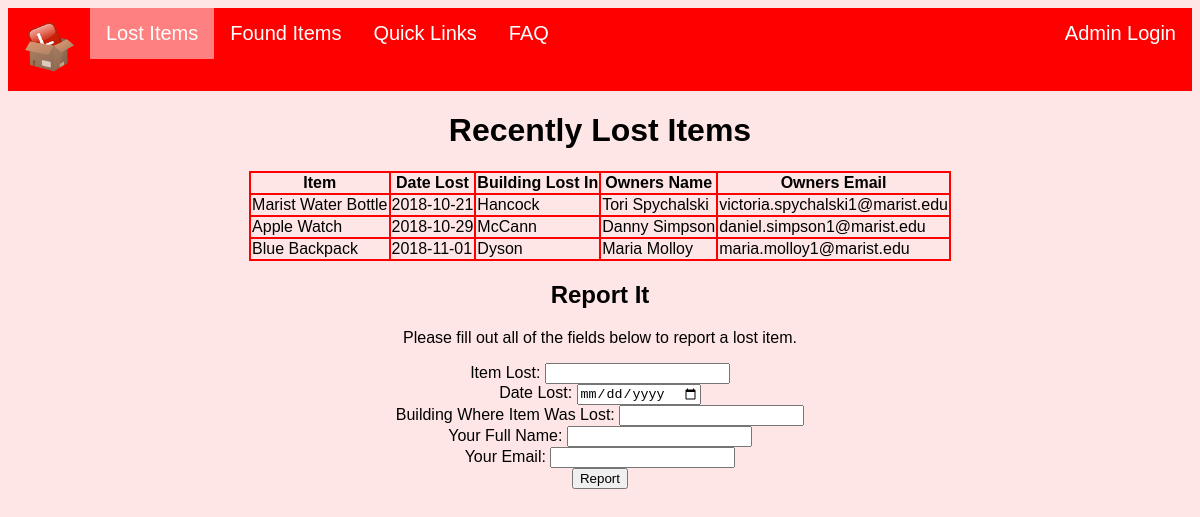
Page /users/lost.php on the committed database.
### tables this page shows
CREATE TABLE lostItems_t
(   ItemID INT PRIMARY KEY AUTO_INCREMENT,
    ItemName TEXT NOT NULL,
    DateLost DATE NOT NULL,
    BuildingLost TEXT NOT NULL,
    ownersName VARCHAR(80) NOT NULL,
    ownersEmail VARCHAR(80) NOT NULL
);

### users/lost.php (the view, shortened to what this page needs)
<!DOCTYPE html>
<html>
<head>
 <link rel = "stylesheet" type = "text/css" href = "../homepage/limbostyle.css" />
</head>
<body>
<ul>
  <li><a href="../homepage/landing.php"> <img src="../homepage/limbobox.png" alt="Limbo Box" width="50" height="50"> </a></li>
  <li><a  class="active" href="../users/lost.php">Lost Items</a></li>
  <li><a href="../users/found.php">Found Items</a></li>
 <li><a href="../users/quicklinks.html">Quick Links</a></li>
  <li><a href="../users/faq.html">FAQ</a></li>
  <li style="float:right"><a href="../login/login.php">Admin Login</a></li>
</ul>
<?php
  require '..\database\connect_db.php';
  $query = 'SELECT ItemName, DateLost, BuildingLost, ownersName, ownersEmail FROM lostItems_t ORDER BY DateLost' ;
  $results = mysqli_query($con, $query ) ;
  if( $results )
  {
      echo '<H1>Recently Lost Items</H1>' ;
      echo '<center>';
      echo '<TABLE border="1">';
      echo '<TR>';
      echo '<TH>Item</TH>';
      echo '<TH>Date Lost</TH>';
      echo '<th>Building Lost In</th>';
      echo '<TH>Owners Name</TH>';
      echo '<TH>Owners Email</TH>';
      echo '</TR>';
      echo '</center>';
      while ( $row = mysqli_fetch_array( $results , MYSQLI_ASSOC ) )
      {
          echo '<TR>' ;
          echo '<TD>' . $row['ItemName'] . '</TD>' ;
          echo '<TD>' . $row['DateLost'] . '</TD>' ;
          echo '<TD>' . $row['BuildingLost'] . '</TD>' ;
          echo '<TD>' . $row['ownersName'] . '</TD>' ;
          echo '<TD>' . $row['ownersEmail'] . '</TD>' ;
          echo '</TR>' ;
      }
  }
  else
  {
      echo '<p>' . mysqli_error( $con ) . '</p>'  ;
  }
 ?>
<h2>Report It</h2>
        <p>Please fill out all of the fields below to report a lost item.</p>
        <form method="POST" action="lost.php">
        Item Lost: <input type="text" name="itemName"><br/>
        Date Lost: <input type="date" name="dateLost"><br/>
        Building Where Item Was Lost: <input list="buildings" type="text" name="buildingLost">
        <br/>
        Your Full Name: <input type="text" name="ownersName"><br/>
        Your Email: <input type="text" name="ownersEmail"><br/>
        <input type="submit" value="Report"></form>
 </body>
</html>

### homepage/limbostyle.css (style rules this page uses)
body { font-family: "Verdana", Geneva, sans-serif; text-align: center; background-color: #ffe6e6; }
ul { list-style-type: none; margin: 0; padding: 0; overflow: hidden; background-color: #ff0000; position: -webkit-sticky; position: sticky; top: 0; }
li { float: left; }
li a { font-family: "Verdana", Geneva, sans-serif; font-size: 20px; display: block; color: white; text-align: center; padding: 14px 16px; text-decoration: none; }
.active { background-color: #ff8080; }
table, th, td { border: 2px solid red; border-collapse: collapse; }

### rows in the picture
lostitems_t: ItemName "Marist Water Bottle", DateLost "2018-10-21", BuildingLost "Hancock", ownersName "Tori Spychalski", ownersEmail "victoria.spychalski1@marist.edu"
lostitems_t: ItemName "Apple Watch", DateLost "2018-10-29", BuildingLost "McCann", ownersName "Danny Simpson", ownersEmail "daniel.simpson1@marist.edu"
lostitems_t: ItemName "Blue Backpack", DateLost "2018-11-01", BuildingLost "Dyson", ownersName "Maria Molloy", ownersEmail "maria.molloy1@marist.edu"
